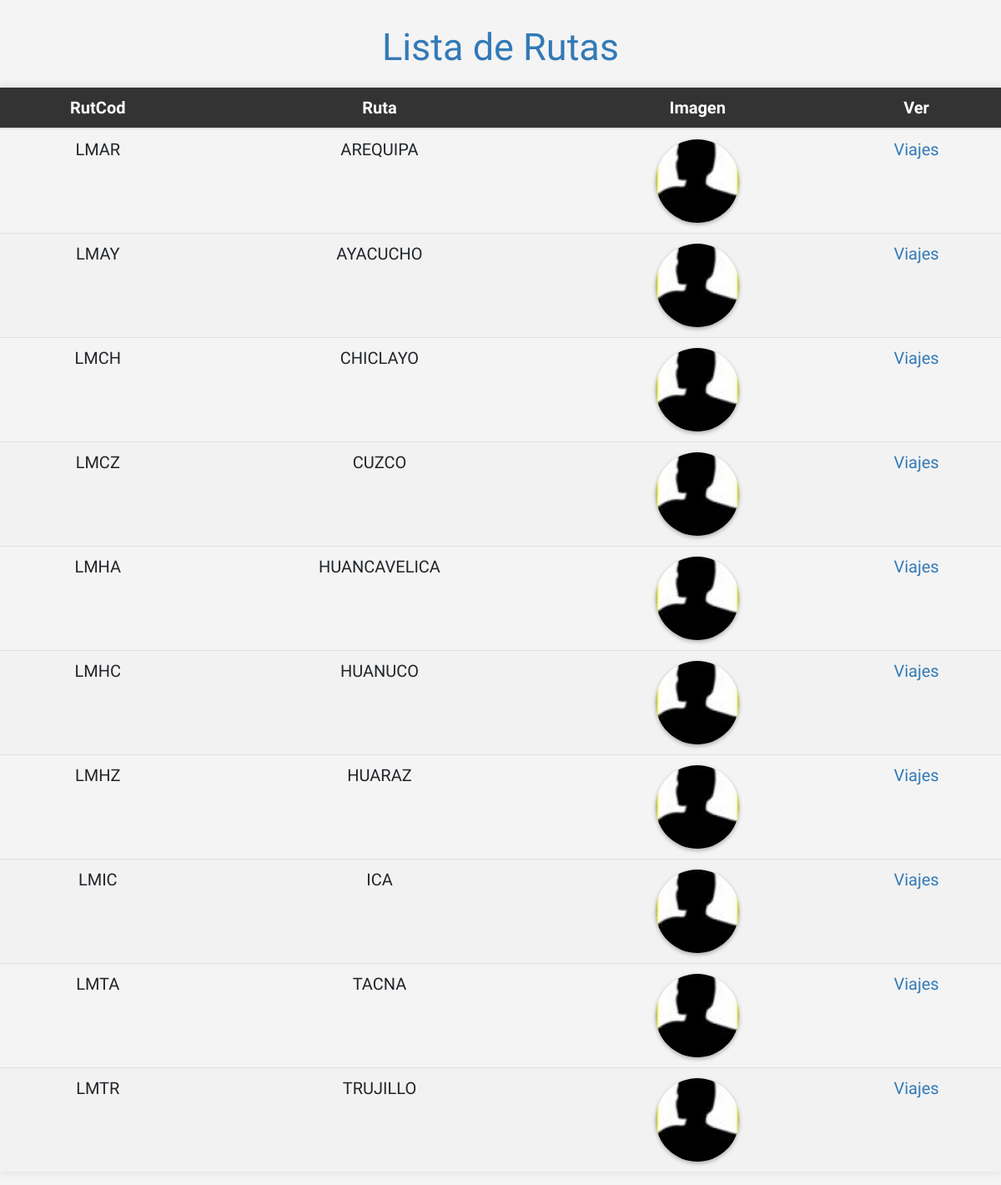
Page /pagRutas.php on the committed database.
### tables this page shows
CREATE TABLE RUTA (
	RUTCOD varchar (4) NOT NULL Primary Key ,
	RUTNOM varchar (20) NULL ,
	pago_cho numeric(8, 1) NULL 
);

### Viajes.php (called while the page is built, shortened)
<?php
include_once './Conexionn.php';
class Viajes {
    function lisRut(){
        $cn=new Conexion();
        $sql="select RUTCOD, RUTNOM from ruta";
        $res= mysqli_query($cn->conecta(), $sql)or
            die(mysqli_error($cn->conecta()));
        $vec=Array();
        while($f= mysqli_fetch_array($res)){
            $vec[]=$f;
        }
        return $vec;
    }
}
?>

### conexionn.php (called while the page is built)
<?php
class Conexion {
  private $cn=null;
  function conecta(){
    if($this->cn==null){
   $this->cn= mysqli_connect("localhost","root","","bdviajes");
    }
    return $this->cn;
  }
}
?>

### pagRutas.php (the view, shortened to what this page needs)
<html>
<head>
    <link href="css/adminlte.min.css" rel="stylesheet" type="text/css">
</head>
<body>
    <?php
    include_once './Viajes.php';
    $obj = new Viajes();
    $vec = $obj->lisRut();
    ?>
    <h2>Lista de Rutas</h2>
    <table class="table table-hover">
        <thead>
            <tr>
                <th>RutCod</th>
                <th>Ruta</th>
                <th>Imagen</th>
                <th>Ver</th>
            </tr>
        </thead>
        <tbody>
            <?php foreach ($vec as $k => $d) { ?>
                <tr>
                    <td><?= $d[0] ?></td>
                    <td><?= $d[1] ?></td>
                    <td>
                        <img src="turismo/<?= $d[1] ?>.jpg" alt="<?= $d[1] ?>"
                            onerror="this.src='fotos/sin_foto.jpg'" />
                    </td>
                    <td><a href="pagVprogram.php?cod=<?= $d[0] ?>">Viajes</a></td>
                </tr>
            <?php } ?>
        </tbody>
    </table>
</body>
</html>

### pagRutas.php (style rules this page uses)
body { background-color: #f4f4f4; margin: 0; padding: 0; font-family: 'Lilita One', cursive; }
h2 { color: #337ab7; margin-top: 30px; text-align: center; font-size: 45px; }
table { width: 80%; margin: 20px auto; border-collapse: collapse; background-color: #fff; box-shadow: 0 0 10px rgba(0, 0, 0, 0.1); }
table th, table td { padding: 10px; text-align: center; font-size: 20px; }
table th { background-color: #333; color: #fff; }
table tr:nth-child(even) { background-color: #f2f2f2; }
table img { width: 100px; height: 100px; object-fit: cover; border-radius: 50%; box-shadow: 0 2px 5px rgba(0, 0, 0, 0.3); transition: transform 0.3s ease; }
table a { color: #337ab7; text-decoration: none; }

### rows in the picture
ruta: RUTCOD "LMAR", RUTNOM "AREQUIPA"
ruta: RUTCOD "LMAY", RUTNOM "AYACUCHO"
ruta: RUTCOD "LMCH", RUTNOM "CHICLAYO"
ruta: RUTCOD "LMCZ", RUTNOM "CUZCO"
ruta: RUTCOD "LMHA", RUTNOM "HUANCAVELICA"
ruta: RUTCOD "LMHC", RUTNOM "HUANUCO"
ruta: RUTCOD "LMHZ", RUTNOM "HUARAZ"
ruta: RUTCOD "LMIC", RUTNOM "ICA"
ruta: RUTCOD "LMTA", RUTNOM "TACNA"
ruta: RUTCOD "LMTR", RUTNOM "TRUJILLO"
